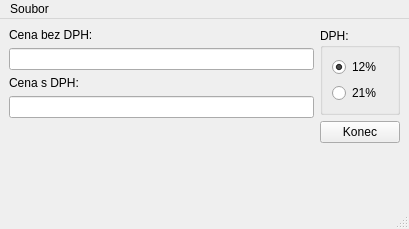
<?xml version="1.0" encoding="UTF-8"?>
<ui version="4.0">
 <class>MainWindow</class>
 <widget class="QMainWindow" name="MainWindow">
  <property name="geometry">
   <rect>
    <x>0</x>
    <y>0</y>
    <width>409</width>
    <height>229</height>
   </rect>
  </property>
  <property name="windowTitle">
   <string>MainWindow</string>
  </property>
  <widget class="QWidget" name="centralwidget">
   <layout class="QHBoxLayout" name="horizontalLayout">
    <item>
     <layout class="QVBoxLayout" name="verticalLayout_2">
      <item>
       <widget class="QLabel" name="label">
        <property name="text">
         <string>Cena bez DPH:</string>
        </property>
       </widget>
      </item>
      <item>
       <widget class="QLineEdit" name="withoutDPH"/>
      </item>
      <item>
       <widget class="QLabel" name="label_2">
        <property name="text">
         <string>Cena s DPH:</string>
        </property>
       </widget>
      </item>
      <item>
       <widget class="QLineEdit" name="withDPH">
        <property name="readOnly">
         <bool>true</bool>
        </property>
       </widget>
      </item>
      <item>
       <spacer name="verticalSpacer">
        <property name="orientation">
         <enum>Qt::Orientation::Vertical</enum>
        </property>
        <property name="sizeHint" stdset="0">
         <size>
          <width>20</width>
          <height>40</height>
         </size>
        </property>
       </spacer>
      </item>
     </layout>
    </item>
    <item>
     <layout class="QVBoxLayout" name="verticalLayout">
      <item>
       <widget class="QGroupBox" name="groupBox">
        <property name="title">
         <string>DPH:</string>
        </property>
        <property name="flat">
         <bool>false</bool>
        </property>
        <property name="checkable">
         <bool>false</bool>
        </property>
        <layout class="QVBoxLayout" name="verticalLayout_3">
         <item>
          <widget class="QRadioButton" name="twelvePercent">
           <property name="text">
            <string>12%</string>
           </property>
           <property name="checked">
            <bool>true</bool>
           </property>
          </widget>
         </item>
         <item>
          <widget class="QRadioButton" name="twentyOnePercent">
           <property name="text">
            <string>21%</string>
           </property>
          </widget>
         </item>
        </layout>
       </widget>
      </item>
      <item>
       <widget class="QPushButton" name="exitButton">
        <property name="text">
         <string>Konec</string>
        </property>
       </widget>
      </item>
      <item>
       <spacer name="verticalSpacer_2">
        <property name="orientation">
         <enum>Qt::Orientation::Vertical</enum>
        </property>
        <property name="sizeHint" stdset="0">
         <size>
          <width>20</width>
          <height>40</height>
         </size>
        </property>
       </spacer>
      </item>
     </layout>
    </item>
   </layout>
  </widget>
  <widget class="QMenuBar" name="menubar">
   <property name="geometry">
    <rect>
     <x>0</x>
     <y>0</y>
     <width>409</width>
     <height>18</height>
    </rect>
   </property>
   <widget class="QMenu" name="menuSoubor">
    <property name="title">
     <string>Soubor</string>
    </property>
    <addaction name="actionQuit"/>
   </widget>
   <addaction name="menuSoubor"/>
  </widget>
  <widget class="QStatusBar" name="statusbar"/>
  <action name="actionQuit">
   <property name="text">
    <string>Ukončit</string>
   </property>
  </action>
 </widget>
 <resources/>
 <connections>
  <connection>
   <sender>exitButton</sender>
   <signal>clicked()</signal>
   <receiver>MainWindow</receiver>
   <slot>close()</slot>
   <hints>
    <hint type="sourcelabel">
     <x>373</x>
     <y>99</y>
    </hint>
    <hint type="destinationlabel">
     <x>204</x>
     <y>114</y>
    </hint>
   </hints>
  </connection>
  <connection>
   <sender>actionQuit</sender>
   <signal>triggered()</signal>
   <receiver>MainWindow</receiver>
   <slot>close()</slot>
   <hints>
    <hint type="sourcelabel">
     <x>-1</x>
     <y>-1</y>
    </hint>
    <hint type="destinationlabel">
     <x>204</x>
     <y>114</y>
    </hint>
   </hints>
  </connection>
 </connections>
</ui>
